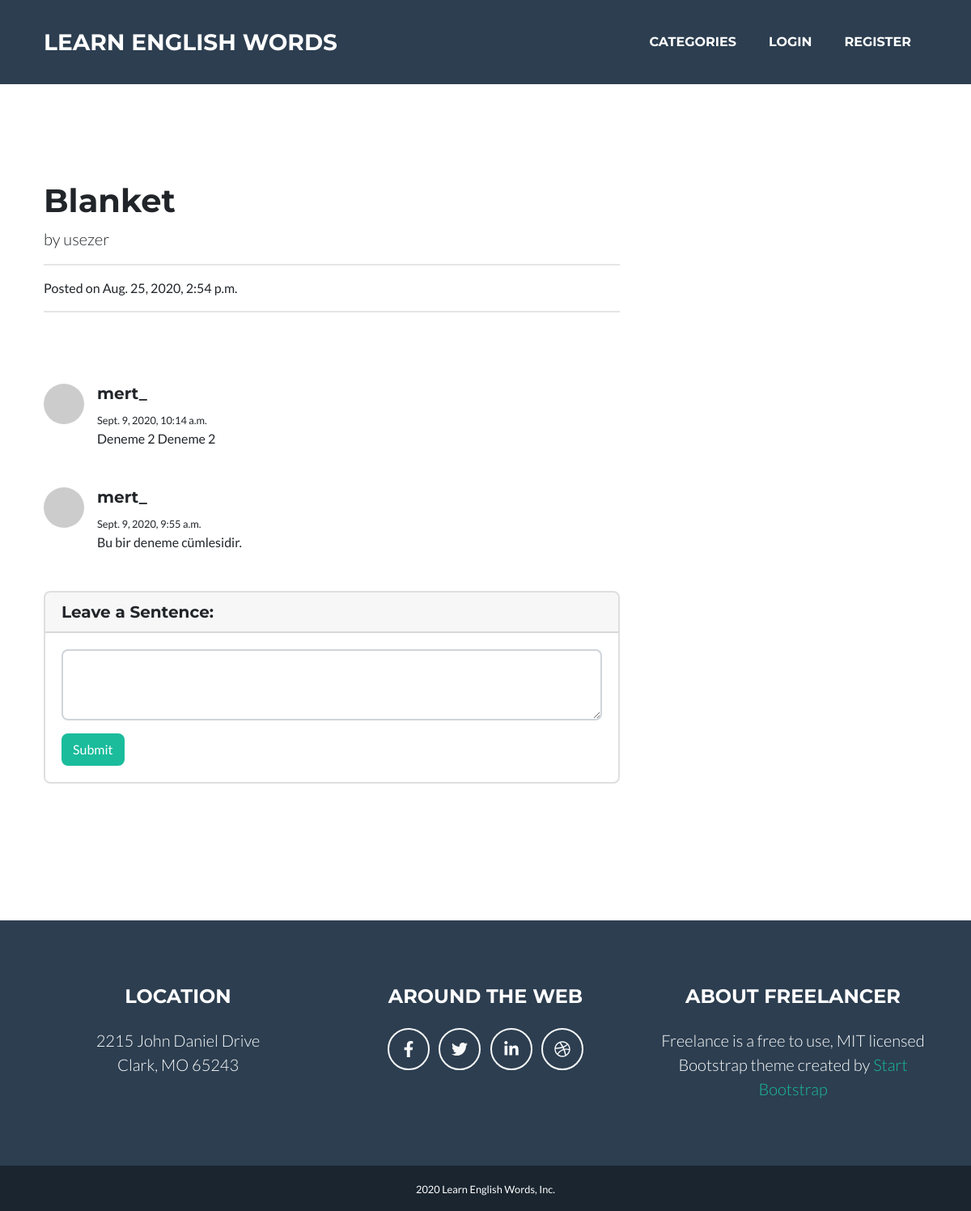
/word/detail/13/, run on an earlier commit of the app's database.
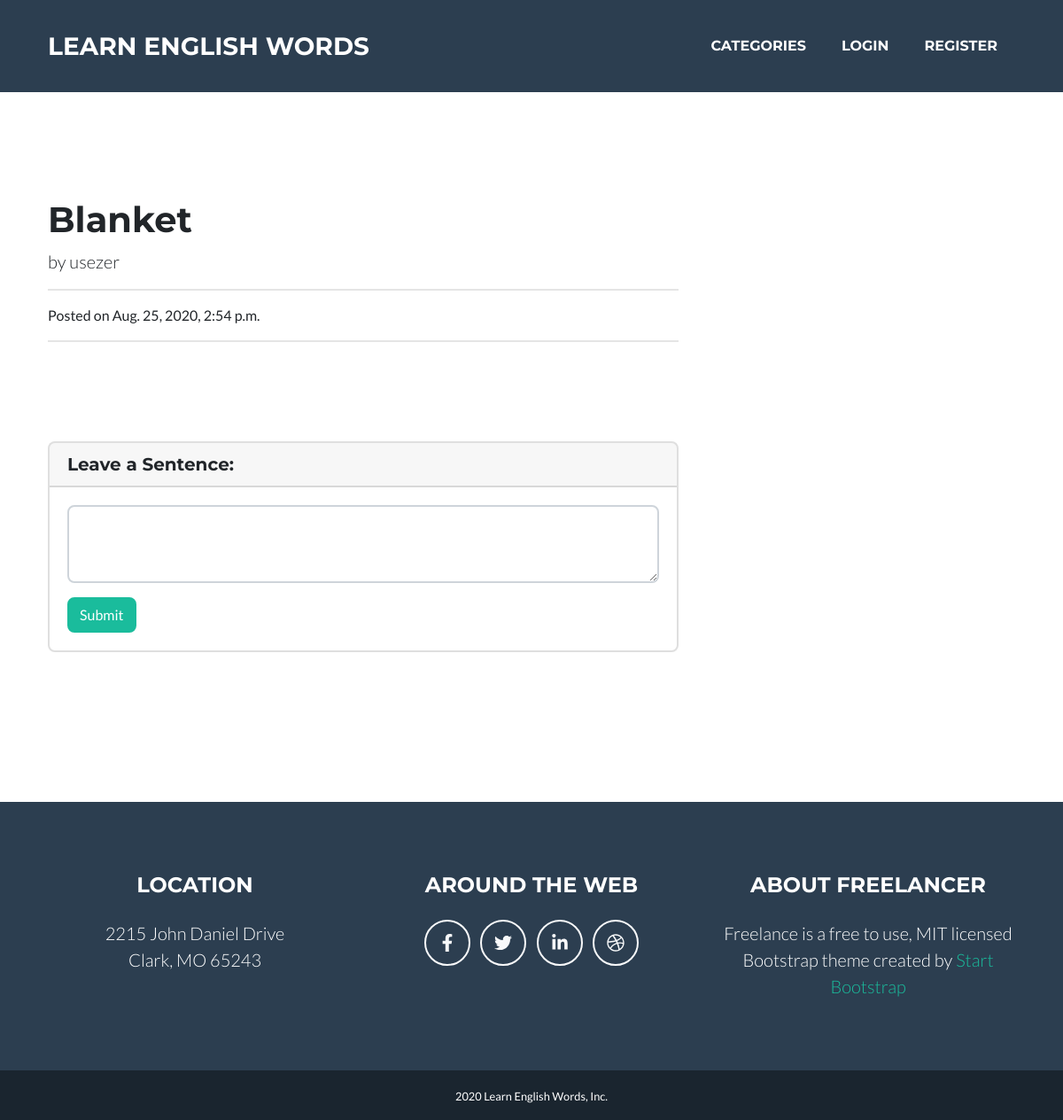
And on a later commit of the database.
### words/models.py (models this page shows, shortened)
class Comment(models.Model):
    word = models.ForeignKey(Word,on_delete = models.CASCADE,verbose_name = "Word",related_name="comments")
    comment_author = models.ForeignKey(User,on_delete=models.CASCADE,max_length = 50,verbose_name = "Author")
    comment_content = models.CharField(max_length = 200,verbose_name = "Sample Sentence")
    comment_date = models.DateTimeField(auto_now_add=True)
    class Meta:
        ordering = ['-comment_date']

### words/views.py (the view)
# urls.py: path('detail/<int:id>/',views.detail,name = "detail"),
def detail(request,id):
    word = get_object_or_404(Word,id=id)
    word.word_en = string.capwords(word.word_en)
    comments = word.comments.all()
    if request.method == "POST":
        sentence = request.POST.get("sentence")
        new_comment = Comment(comment_content =sentence,word = word)
        new_comment.comment_author = request.user
        new_comment.save()
    return render(request,"detail.html",{'word':word,'comments':comments})

### templates/detail.html (shortened to what this page needs)
{% extends "base.html" %}
{% block body %}
    <div class="container" style="margin-top:200px;">
        <div class="row">
          <div class="col-lg-8">
            <h1 class="mt-4">{{word.word_en}}</h1>
            <p class="lead">
              by {{word.author}}
            </p>
            <hr>
            <p>Posted on  {{word.created_date}}</p>
            <hr>
            <br><br><br>
            {% for comment in comments %}
            <div class="media mb-4">
              <img class="d-flex mr-3 rounded-circle" src="http://placehold.it/50x50" alt="">
              <div class="media-body">
                <h5 class="mt-0">{{comment.comment_author}}</h5>
                <small>{{comment.comment_date}}</small><br>
                {{comment.comment_content}}
                <br>
                <br>
              </div>
            </div>
            {% endfor %}
            <div class="card my-4">
              <h5 class="card-header">Leave a Sentence:</h5>
              <div class="card-body">
                <form method="POST">
                  <div class="form-group">
                    <textarea class="form-control" rows="3" name="sentence"></textarea>
                  </div>
                  <button type="submit" class="btn btn-primary">Submit</button>
                </form>
              </div>
            </div>
          </div>
        </div>
      </div>
{% endblock body %}

What changed in the data, as far as the page shows it:
removed Comment: comment_author "mert_", comment_date "Sept. 9, 2020, 10:14 a.m.", comment_content "Deneme 2 Deneme 2"
removed Comment: comment_author "mert_", comment_date "Sept. 9, 2020, 9:55 a.m.", comment_content "Bu bir deneme cümlesidir."
